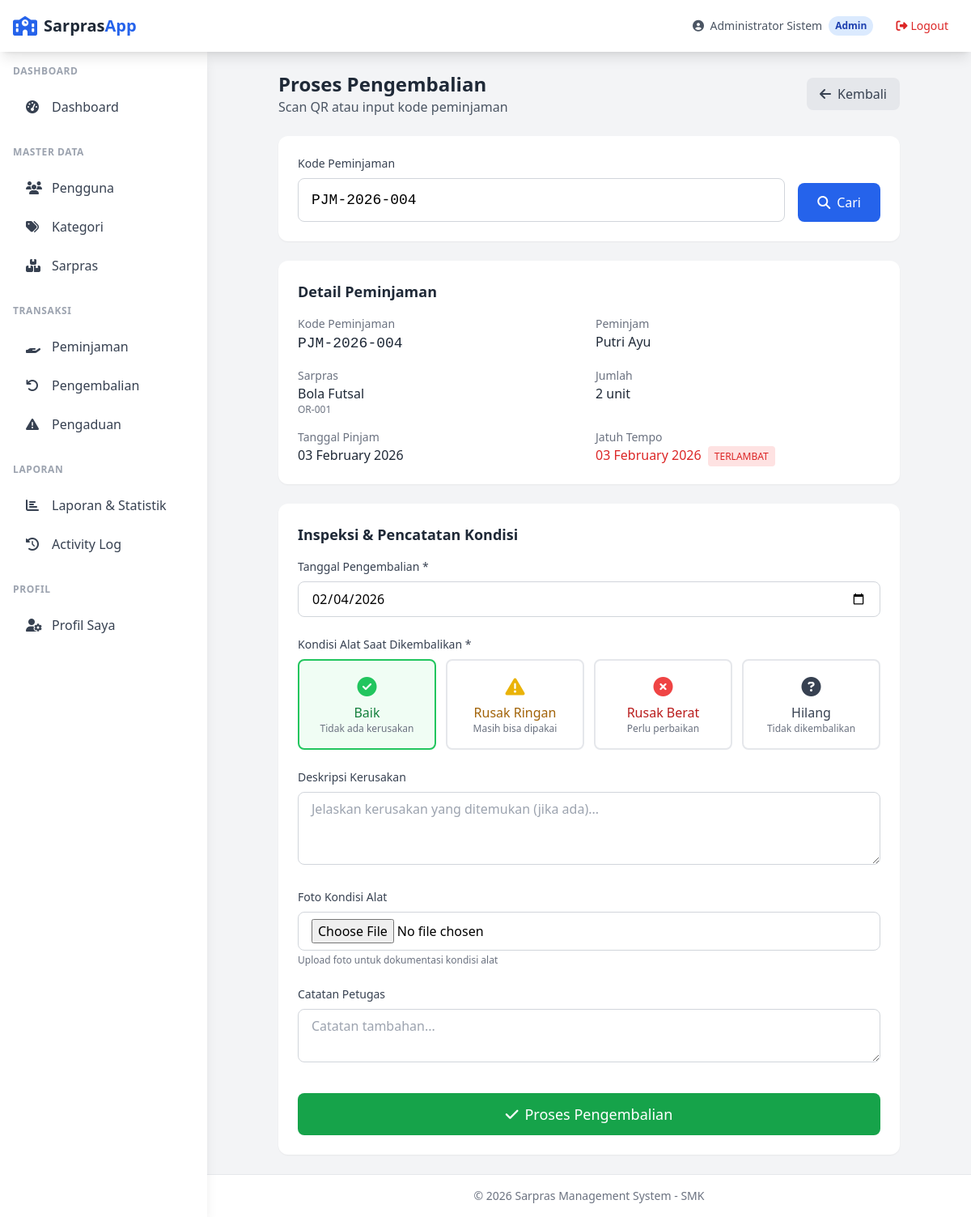
Screenshot of /admin/pengembalian/process.php?kode=PJM-2026-004 (signed in) with the database file from the repository.
### tables this page shows
CREATE TABLE peminjaman (
    id INT AUTO_INCREMENT PRIMARY KEY,
    kode_peminjaman VARCHAR(50) NOT NULL UNIQUE,
    user_id INT NOT NULL,
    sarpras_id INT NOT NULL,
    jumlah INT NOT NULL DEFAULT 1,
    tgl_pinjam DATE NOT NULL,
    tgl_kembali_rencana DATE NOT NULL,
    tgl_kembali_aktual DATE,
    tujuan TEXT,
    status ENUM('pending', 'approved', 'rejected', 'active', 'returned', 'overdue') DEFAULT 'pending',
    catatan_admin TEXT,
    approved_by INT,
    approved_at TIMESTAMP NULL,
    created_at TIMESTAMP DEFAULT CURRENT_TIMESTAMP,
    updated_at TIMESTAMP DEFAULT CURRENT_TIMESTAMP ON UPDATE CURRENT_TIMESTAMP,
    FOREIGN KEY (user_id) REFERENCES users(id) ON DELETE RESTRICT,
    FOREIGN KEY (sarpras_id) REFERENCES sarpras(id) ON DELETE RESTRICT,
    FOREIGN KEY (approved_by) REFERENCES users(id) ON DELETE SET NULL
);

CREATE TABLE users (
    id INT AUTO_INCREMENT PRIMARY KEY,
    username VARCHAR(50) NOT NULL UNIQUE,
    password VARCHAR(255) NOT NULL,
    email VARCHAR(100),
    nama_lengkap VARCHAR(100) NOT NULL,
    role ENUM('admin', 'petugas', 'user') NOT NULL DEFAULT 'user',
    phone VARCHAR(20),
    created_at TIMESTAMP DEFAULT CURRENT_TIMESTAMP,
    updated_at TIMESTAMP DEFAULT CURRENT_TIMESTAMP ON UPDATE CURRENT_TIMESTAMP
);

CREATE TABLE sarpras (
    id INT AUTO_INCREMENT PRIMARY KEY,
    kode VARCHAR(50) NOT NULL UNIQUE,
    nama VARCHAR(150) NOT NULL,
    kategori_id INT NOT NULL,
    lokasi VARCHAR(100),
    deskripsi TEXT,
    jumlah_stok INT NOT NULL DEFAULT 0,
    kondisi ENUM('baik', 'rusak_ringan', 'rusak_berat') DEFAULT 'baik',
    foto VARCHAR(255),
    created_at TIMESTAMP DEFAULT CURRENT_TIMESTAMP,
    updated_at TIMESTAMP DEFAULT CURRENT_TIMESTAMP ON UPDATE CURRENT_TIMESTAMP,
    FOREIGN KEY (kategori_id) REFERENCES kategori_sarpras(id) ON DELETE RESTRICT
);

### includes/functions.php (called while the page is built, shortened)
<?php
function sanitize($input)
{
    return htmlspecialchars(trim($input), ENT_QUOTES, 'UTF-8');
}
function e($string)
{
    return htmlspecialchars($string ?? '', ENT_QUOTES, 'UTF-8');
}
function formatDate($date, $format = 'd M Y')
{
    return date($format, strtotime($date));
}

### config/database.php (called while the page is built, shortened)
<?php
function getConnection() {
    static $pdo = null;
    if ($pdo === null) {
        try {
            $dsn = "mysql:host=" . DB_HOST . ";dbname=" . DB_NAME . ";charset=" . DB_CHARSET;
            $options = [
                PDO::ATTR_ERRMODE => PDO::ERRMODE_EXCEPTION,
                PDO::ATTR_DEFAULT_FETCH_MODE => PDO::FETCH_ASSOC,
                PDO::ATTR_EMULATE_PREPARES => false,
            ];
            $pdo = new PDO($dsn, DB_USER, DB_PASS, $options);
        } catch (PDOException $e) {
            die("Database connection failed: " . $e->getMessage());
        }
    }
    return $pdo;
}
function query($sql, $params = []) {
    $pdo = getConnection();
    $stmt = $pdo->prepare($sql);
    $stmt->execute($params);
    return $stmt;
}
function fetch($sql, $params = []) {
    return query($sql, $params)->fetch();
}

### admin/pengembalian/process.php (the view, shortened to what this page needs)
<?php
require_once __DIR__ . '/../../includes/functions.php';
$kode = sanitize($_GET['kode'] ?? $_POST['kode'] ?? '');
$peminjaman = null;
if ($kode) {
    $peminjaman = fetch("
        SELECT p.*, u.nama_lengkap, u.email, u.phone,
               s.nama as sarpras_nama, s.kode as sarpras_kode, s.id as sarpras_id, s.kondisi as sarpras_kondisi
        FROM peminjaman p
        JOIN users u ON p.user_id = u.id
        JOIN sarpras s ON p.sarpras_id = s.id
        WHERE p.kode_peminjaman = ? AND p.status IN ('approved', 'active')
    ", [$kode]);
}
require_once __DIR__ . '/../../includes/header.php';
?>
<div class="max-w-3xl mx-auto">
    <div class="flex items-center justify-between mb-6">
        <div>
            <h1 class="text-2xl font-bold text-gray-800">Proses Pengembalian</h1>
            <p class="text-gray-600">Scan QR atau input kode peminjaman</p>
        </div>
        <a href="index.php" class="inline-flex items-center px-4 py-2 bg-gray-200 text-gray-700 rounded-lg hover:bg-gray-300 transition">
            <i class="fas fa-arrow-left mr-2"></i>Kembali
        </a>
    </div>
    <div class="bg-white rounded-xl shadow-sm p-6 mb-6">
        <form method="GET" class="flex gap-4">
            <div class="flex-1">
                <label class="block text-sm font-medium text-gray-700 mb-2">Kode Peminjaman</label>
                <input type="text" name="kode" value="<?= e($kode) ?>"
                    placeholder="Masukkan atau scan kode peminjaman..."
                    class="w-full px-4 py-3 border border-gray-300 rounded-lg focus:ring-2 focus:ring-blue-500 focus:border-blue-500 text-lg font-mono"
                    autofocus>
            </div>
            <div class="flex items-end">
                <button type="submit" class="px-6 py-3 bg-blue-600 text-white font-medium rounded-lg hover:bg-blue-700 transition">
                    <i class="fas fa-search mr-2"></i>Cari
                </button>
            </div>
        </form>
    </div>
    <?php if ($peminjaman): ?>
        <div class="bg-white rounded-xl shadow-sm p-6 mb-6">
            <h2 class="text-lg font-semibold text-gray-800 mb-4">Detail Peminjaman</h2>
            <div class="grid grid-cols-1 md:grid-cols-2 gap-4">
                <div>
                    <p class="text-sm text-gray-500">Kode Peminjaman</p>
                    <p class="font-medium text-gray-800 font-mono text-lg"><?= e($peminjaman['kode_peminjaman']) ?></p>
                </div>
                <div>
                    <p class="text-sm text-gray-500">Peminjam</p>
                    <p class="font-medium text-gray-800"><?= e($peminjaman['nama_lengkap']) ?></p>
                </div>
                <div>
                    <p class="text-sm text-gray-500">Sarpras</p>
                    <p class="font-medium text-gray-800"><?= e($peminjaman['sarpras_nama']) ?></p>
                    <p class="text-xs text-gray-500"><?= e($peminjaman['sarpras_kode']) ?></p>
                </div>
                <div>
                    <p class="text-sm text-gray-500">Jumlah</p>
                    <p class="font-medium text-gray-800"><?= $peminjaman['jumlah'] ?> unit</p>
                </div>
                <div>
                    <p class="text-sm text-gray-500">Tanggal Pinjam</p>
                    <p class="font-medium text-gray-800"><?= formatDate($peminjaman['tgl_pinjam'], 'd F Y') ?></p>
                </div>
                <div>
                    <p class="text-sm text-gray-500">Jatuh Tempo</p>
                    <?php $isOverdue = strtotime($peminjaman['tgl_kembali_rencana']) < strtotime('today'); ?>
                    <p class="font-medium <?= $isOverdue ? 'text-red-600' : 'text-gray-800' ?>">
                        <?= formatDate($peminjaman['tgl_kembali_rencana'], 'd F Y') ?>
                        <?php if ($isOverdue): ?>
                            <span class="text-xs bg-red-100 px-2 py-1 rounded ml-1">TERLAMBAT</span>
                        <?php endif; ?>
                    </p>
                </div>
            </div>
        </div>
        <div class="bg-white rounded-xl shadow-sm p-6">
            <h2 class="text-lg font-semibold text-gray-800 mb-4">Inspeksi & Pencatatan Kondisi</h2>
            <form method="POST" action="" enctype="multipart/form-data">
                <div class="space-y-6">
                    <div>
                        <label class="block text-sm font-medium text-gray-700 mb-2">Tanggal Pengembalian *</label>
                        <input type="date" name="tgl_pengembalian" value="<?= date('Y-m-d') ?>"
                            class="w-full px-4 py-2 border border-gray-300 rounded-lg focus:ring-2 focus:ring-blue-500 focus:border-blue-500"
                            required>
                    </div>
                    <div>
                        <label class="block text-sm font-medium text-gray-700 mb-2">Kondisi Alat Saat Dikembalikan *</label>
                        <div class="grid grid-cols-2 md:grid-cols-4 gap-3">
                            <label class="flex items-center p-4 border-2 rounded-lg cursor-pointer hover:bg-green-50 has-[:checked]:border-green-500 has-[:checked]:bg-green-50">
                                <div class="text-center w-full">
                                    <i class="fas fa-check-circle text-2xl text-green-500 mb-1"></i>
                                    <p class="font-medium text-green-700">Baik</p>
                                    <p class="text-xs text-gray-500">Tidak ada kerusakan</p>
                                </div>
                            </label>
                            <label class="flex items-center p-4 border-2 rounded-lg cursor-pointer hover:bg-yellow-50 has-[:checked]:border-yellow-500 has-[:checked]:bg-yellow-50">
                                <div class="text-center w-full">
                                    <i class="fas fa-exclamation-triangle text-2xl text-yellow-500 mb-1"></i>
                                    <p class="font-medium text-yellow-700">Rusak Ringan</p>
                                    <p class="text-xs text-gray-500">Masih bisa dipakai</p>
                                </div>
                            </label>
                            <label class="flex items-center p-4 border-2 rounded-lg cursor-pointer hover:bg-red-50 has-[:checked]:border-red-500 has-[:checked]:bg-red-50">
                                <div class="text-center w-full">
                                    <i class="fas fa-times-circle text-2xl text-red-500 mb-1"></i>
                                    <p class="font-medium text-red-700">Rusak Berat</p>
                                    <p class="text-xs text-gray-500">Perlu perbaikan</p>
                                </div>
                            </label>
                            <label class="flex items-center p-4 border-2 rounded-lg cursor-pointer hover:bg-gray-100 has-[:checked]:border-gray-800 has-[:checked]:bg-gray-100">
                                <div class="text-center w-full">
                                    <i class="fas fa-question-circle text-2xl text-gray-700 mb-1"></i>
                                    <p class="font-medium text-gray-700">Hilang</p>
                                    <p class="text-xs text-gray-500">Tidak dikembalikan</p>
                                </div>
                            </label>
                        </div>
                    </div>
                    <div>
                        <label class="block text-sm font-medium text-gray-700 mb-2">Deskripsi Kerusakan</label>
                        <textarea name="deskripsi_kerusakan" rows="3"
                            class="w-full px-4 py-2 border border-gray-300 rounded-lg focus:ring-2 focus:ring-blue-500 focus:border-blue-500"
                            placeholder="Jelaskan kerusakan yang ditemukan (jika ada)..."><?= e($_POST['deskripsi_kerusakan'] ?? '') ?></textarea>
                    </div>
                    <div>
                        <label class="block text-sm font-medium text-gray-700 mb-2">Foto Kondisi Alat</label>
                        <input type="file" name="foto" accept="image/*"
                            class="w-full px-4 py-2 border border-gray-300 rounded-lg focus:ring-2 focus:ring-blue-500 focus:border-blue-500">
                        <p class="text-xs text-gray-500 mt-1">Upload foto untuk dokumentasi kondisi alat</p>
                    </div>
                    <div>
                        <label class="block text-sm font-medium text-gray-700 mb-2">Catatan Petugas</label>
                        <textarea name="catatan_petugas" rows="2"
                            class="w-full px-4 py-2 border border-gray-300 rounded-lg focus:ring-2 focus:ring-blue-500 focus:border-blue-500"
                            placeholder="Catatan tambahan..."><?= e($_POST['catatan_petugas'] ?? '') ?></textarea>
                    </div>
                </div>
                <div class="mt-8">
                    <button type="submit" class="w-full py-3 px-4 bg-green-600 text-white font-medium rounded-lg hover:bg-green-700 transition text-lg"
                        onclick="return confirm('Proses pengembalian ini?')">
                        <i class="fas fa-check mr-2"></i>Proses Pengembalian
                    </button>
                </div>
            </form>
        </div>
    <?php endif; ?>
</div>
<?php require_once __DIR__ . '/../../includes/footer.php'; ?>

### rows the page displays
peminjaman: kode_peminjaman "PJM-2026-004", user.nama_lengkap "Putri Ayu", sarpras.nama "Bola Futsal", sarpras.kode "OR-001", jumlah "2", tgl_pinjam "03 February 2026", tgl_kembali_rencana "03 February 2026"

### other values shown
$currentUser['nama_lengkap'] "Administrator Sistem"
$currentRole "Admin"
